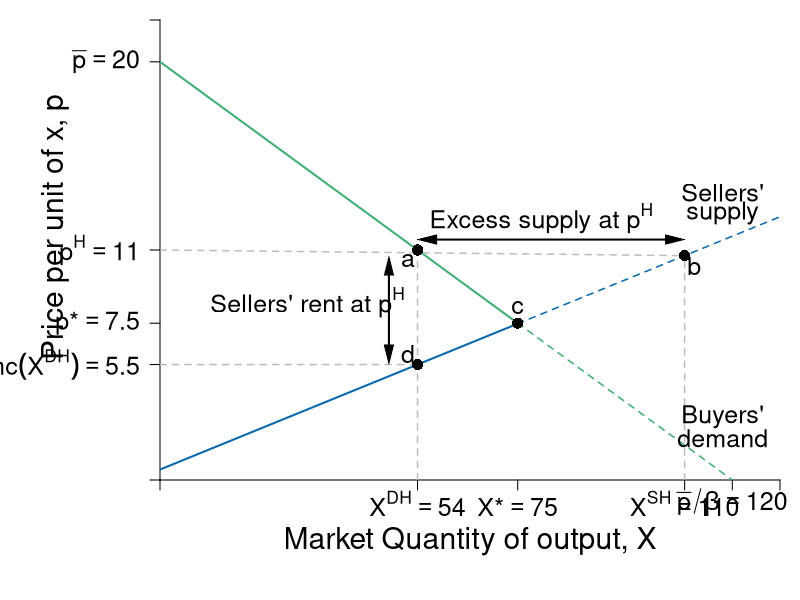

Recreate this plot in R.
require(shape)
pdf(file = "competitionmarkets/demand_supply_excess_S.pdf", width = 9, height = 7)

#Set parameters for graphics
pointsize <- 1.8
axislabelsize <- 1.8
labelsize <- 1.5
namesize <- 1.8
annotatesize <- 1.5
graphlinewidth <- 2
segmentlinewidth <- 1.5

COL <- c("#7fc97f", "#beaed4", "#fdc086", "#ffff99", "#386cb0", "#f0027f", "#bf5b17", "#666666")
COLA <- c("#e0f3db", "#99d8c9","#66c2a4","#41ae76", "#238b45", "#005824")
COLB <- c("#c6dbef", "#4eb3d3", "#2b8cbe", "#0868ac","#084081")
COLC <- c("#fcfbfd", "#efedf5", "#dadaeb", "#bcbddc", "#9e9ac8", "#807dba", "#6a51a3", "#54278f", "#3f007d")

par(mar =  c(6,8, 1, 1))

Demand <- function(x, rmax = 20, xmax = 12, n = 10) {
  rmax - (rmax/(n*xmax))*x
}

mrsA <- function(x, rmax = 20, xmax = 10) {
  rmax - (rmax/xmax)*x
}

uA <- function(x, y, rmax = 20, xmax = 10) {
  y + rmax*x - (1/2)(rmax/xmax)*x^2
}


#Supply <- function(x, c1 = 0, c2 = 0.05){
#  c1 + 2*c2*x
#}

# new supply curve
Supply <- function(x, c1 = 0.5, c2 = 0.0465){
   c1 + 2*c2*x
}

xlims <- c(0, 130)
ylims <- c(0, 22)

npts <- 501 
x <- seq(xlims[1], xlims[2], length.out = npts)
y <- seq(ylims[1], ylims[2], length.out = npts) 
a <- c(46.08, 55, 64)
b <- c(46.08, 55, 64)

plot(0, 0, xlim = xlims, ylim = ylims, type = "n",
     xlab = expression(paste("")),
     ylab = expression(paste("")), 
     xaxt = "n", 
     yaxt = "n", 
     cex.lab = axislabelsize, 
     bty = "n",
     xaxs="i", 
     yaxs="i")

# ticksy <- seq(from = 0, to = ylims[2], by = 2)
# ylabels <- seq(from = 0, to = ylims[2], by = 2)
# ticksx <- seq(from = 0, to = xlims[2], by = 2)
# xlabels <- seq(from = 0, to = xlims[2], by = 2)
ticksy <- c(0, Supply(x = 54), 7.5, 11, 20, ylims[2])
#ylabels <- c(NA,  expression(paste(mc(X^{DH}))), expression(paste(p,"*")), expression(paste(p^H)), expression(paste(bar(p) )), NA)
ylabels <- c(NA,  expression(paste(mc(X^{DH}) == 5.5)), expression(paste(p,"*") == 7.5), expression(paste(p^H) == 11), expression(paste(bar(p)==20 )), NA)
ticksx <- c(0, 54, 75, 110, 120, xlims[2])
#xlabels <- c(NA, expression(paste(X^{DH})), expression(paste(X,"*")), expression(paste(X^{SH})), expression(paste(bar(p)/beta )), NA)
xlabels <- c(NA, expression(paste(X^{DH} == 54)), expression(paste(X,"*") == 75), expression(paste(X^{SH} == 110)), expression(paste(bar(p)/beta ==120 )), NA)

axis(1, at = ticksx, pos = 0, labels = xlabels, cex.axis = labelsize)
axis(2, at = ticksy, pos = 0, labels = ylabels, las = 1, cex.axis = labelsize)

npts <- 500 
xx1 <- seq(xlims[1], 75, length.out = npts)
xx2 <- seq(75, xlims[2], length.out = npts)

#Lines for mrs graph
lines(xx1, Demand(xx1), col = COLA[4], lwd = graphlinewidth)
lines(xx2, Demand(xx2), col = COLA[4], lty = 2, lwd = segmentlinewidth)
lines(xx1, Supply(xx1), col = COLB[4], lwd = graphlinewidth)
lines(xx2, Supply(xx2), col = COLB[4], lty = 2, lwd = segmentlinewidth)

#lines(xx1, mrsA(xx1, rmax = 20, xmax = 10), col = COLA[4], lwd = graphlinewidth)

# segments(0, 7.5, 75, 7.5, lty = 2, "gray" , lwd = segmentlinewidth)
# segments(75, 0, 75, 7.5, lty = 2, col = "gray" , lwd = segmentlinewidth)
points(75, 7.5, pch = 16, col = "black", cex = 1.5)
text(75, 8.25, expression(c), cex = labelsize)

segments(0, Demand(x = 54), 110, Supply(x = 110), lty = 2, "gray" , lwd = segmentlinewidth)
segments(110, 0, 110, Supply(x = 110), lty = 2, col = "gray" , lwd = segmentlinewidth)
segments(54, 0, 54, Demand(x = 54), lty = 2, col = "gray" , lwd = segmentlinewidth)
segments(0, Supply(x = 54), 54, Supply(x = 54), lty = 2, col = "gray" , lwd = segmentlinewidth)
points(54, Demand(x = 54), pch = 16, col = "black", cex = 1.5)
points(54, Supply(x = 54), pch = 16, col = "black", cex = 1.5)
points(110, Supply(x = 110), pch = 16, col = "black", cex = 1.5)
text(54 - 2, Demand(x = 54) - 0.5, expression(a), cex = labelsize)
text(54 - 2, Supply(x = 54) + 0.5, expression(d), cex = labelsize)
text(110 + 2, Supply(x = 110) - 0.5, expression(b), cex = labelsize)

# segments(0, Supply(x = 60), 84, Demand(x = 84), lty = 2, "gray" , lwd = segmentlinewidth)
# segments(60, 0, 60, Supply(x = 60), lty = 2, col = "gray" , lwd = segmentlinewidth)
# segments(84, 0, 84, Demand(x = 84), lty = 2, col = "gray" , lwd = segmentlinewidth)
# points(60, Supply(x = 60), pch = 16, col = "black", cex = 1.5)
# points(84, Demand(x = 84), pch = 16, col = "black", cex = 1.5)
# text(84, Demand(x = 84) + 0.75, expression(d), cex = labelsize)
# text(60, Supply(x = 60) + 0.75, expression(c), cex = labelsize)


#Label axes
mtext(expression(paste("Market Quantity of output, ", X)), side=1, line = 3, cex = axislabelsize)
text(-22, 0.55*ylims[2], expression(paste("Price per unit of x, ", p)), xpd = TRUE, cex = axislabelsize, srt = 90) 
# 
# points(50, 10, pch = 16, col = "black", cex = 1.5)
# text(52, 10.5, expression(M))

#segments(4.11765, 6.17647, 5.88, 8.88, lty = 1, col = COL[2] , lwd = graphlinewidth)
text(118, 13.75, expression("Sellers'"), cex = labelsize)
text(118, 12.75, expression("supply"), cex = labelsize)
#text(7.3, 2.5, expression("Curve"))

Arrows(56, 11.5, 108, 11.5, col = "black", lty = 1, code = 3, lwd = 2, arr.type = "triangle", arr.lwd = 0.5)
text(80, 12.5, expression(paste("Excess supply at ", p^H)), cex = labelsize)

Arrows(48, 6, 48, 10.25, col = "black", lty = 1, code = 3, lwd = 2, arr.type = "triangle", arr.lwd = 0.5)
text(31, 8.5, expression(paste("Sellers' rent at ", p^H)), cex = labelsize)


# Arrows(62, 5.5, 82, 5.5, col = "black", lty = 1, code = 3, lwd = 2, arr.type = "triangle", arr.lwd = 0.5)
# text(72, 4.75, expression(paste("Excess")), cex = labelsize)
# text(72, 3.75, expression(paste("Demand")), cex = labelsize)
# text(72, 2.75, expression(paste("at ", p^L)), cex = labelsize)


#Label Demand
text(118, 3, expression(paste("Buyers'")), cex = labelsize)
text(118, 2, expression(paste("demand")), cex = labelsize)

dev.off()
